Frame 1 (no input): blank canvas, image omitted
Frame 60 (no input): blank canvas, image omitted
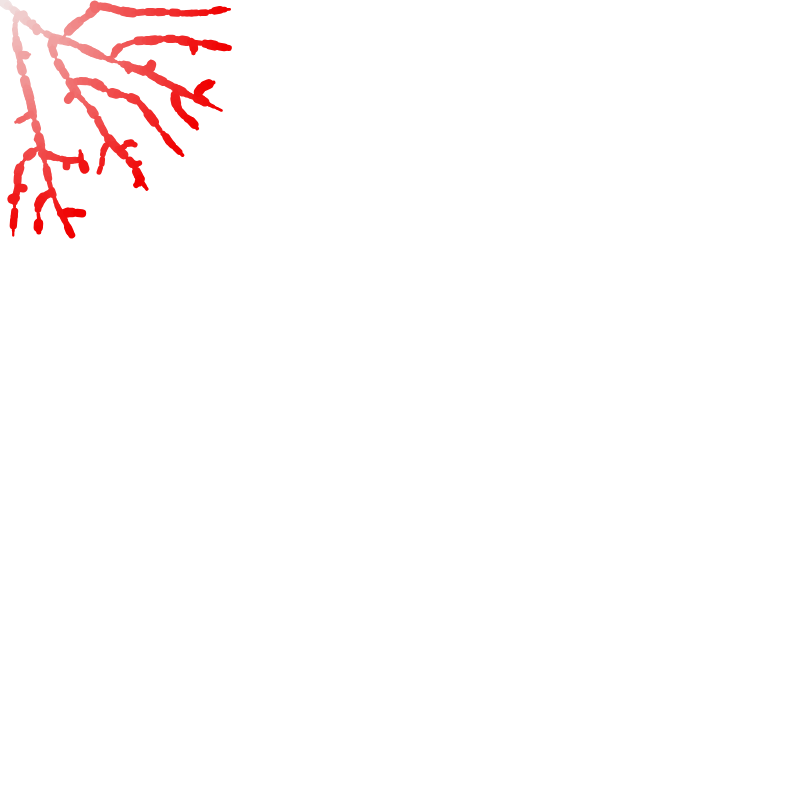
Frame 120 (the mouse pressed at the canvas centre since frame 60)

The p5.js sketch whose frames 1 and 60 were blank and that drew this single picture after the mouse press (run headless with seeded random() and noise() and a simulated clock; from frame 60 on, the mouse is pressed at the canvas centre):

// p5.js sketch
// ── sketch.js

var tree;
var max_dist = 100;
var min_dist = 10;

function setup() {
  createCanvas(800, 800);
  tree = new Tree();
}

function draw() {
  background(255);
  // tree.show();
  // tree.grow();
    tree.show(); 
if (mouseIsPressed){
  tree.grow();
}
}


// ── Branch.js

function Branch(parent, pos, dir) {
  this.pos = pos;
  this.parent = parent;
  this.dir = dir;
  this.origDir = this.dir.copy();
  this.count = 0;
  this.len = 5;
  this.g = 0;
  this.b = 0; 

  this.reset = function() {
    this.dir = this.origDir.copy();
    this.count = 0;
  }


  this.next = function() {
    var nextDir = p5.Vector.mult(this.dir, this.len);
    var nextPos = p5.Vector.add(this.pos, nextDir);
    var nextBranch = new Branch(this, nextPos, this.dir.copy());
    return nextBranch;
  }

  this.show = function() {
    if (parent !== null) {
      //stroke(random(255),random(255),random(255));
       stroke(240, this.g, this.b);
    this.g+=4;
    if (this.g > 255) {
      this.g = 0;
    }
    this.b +=4;
    if (this.b > 255) {
      this.b = 0;
    }
      strokeWeight(random(2,10));
      line(this.pos.x, this.pos.y, this.parent.pos.x, this.parent.pos.y);
    }

  }
}
// ── Leaf.js

function Leaf() {
  this.pos = createVector(random(width), random(height - 100));
  this.reached = false;

  this.show = function() {
    noFill();
    //fill(255);
    noStroke();
    ellipse(this.pos.x, this.pos.y, 4, 4);
  }

}
// ── Tree.js
function Tree() {
  this.leaves = [];
  this.branches = [];

  for (var i = 0; i < 1500; i++) {
    this.leaves.push(new Leaf());
  }
  var pos = createVector(mouseX, mouseY);
  var dir = createVector(0, -1);
  var root = new Branch(null, pos, dir);
  this.branches.push(root);
  var current = root;
  var found = false;
  while (!found) {
    for (var i = 0; i < this.leaves.length; i++) {
      var d = p5.Vector.dist(current.pos, this.leaves[i].pos);
      if (d < max_dist) {
        found = true;
      }
    }
    if (!found) {
      var branch = current.next();
      current = branch;
      this.branches.push(current);
    }
  }

  this.grow = function() {
    for (var i = 0; i < this.leaves.length; i++) {
      var leaf = this.leaves[i];
      var closestBranch = null;
      var record = 100000;
      for (var j = 0; j < this.branches.length; j++) {
        var branch = this.branches[j];
        var d = p5.Vector.dist(leaf.pos, branch.pos);
        if (d < min_dist) {
          leaf.reached = true;
          closestBranch = null;
          break;
        } else if (d > max_dist) {

        } else if (closestBranch == null || d < record) {
          closestBranch = branch;
          record = d;
        }
      }

      if (closestBranch != null) {
        var newDir = p5.Vector.sub(leaf.pos, closestBranch.pos);
        newDir.normalize();
        closestBranch.dir.add(newDir);
        closestBranch.count++;
      }
    }

    for (var i = this.leaves.length - 1; i >= 0; i--) {
      if (this.leaves[i].reached) {
        this.leaves.splice(i, 1);
      }
    }

    for (var i = this.branches.length - 1; i >= 0; i--) {
      var branch = this.branches[i];
      if (branch.count > 0) {
        branch.dir.div(branch.count + 1);
        this.branches.push(branch.next());
      }
      branch.reset();
    }
  }





  this.show = function() {
    for (var i = 0; i < this.leaves.length; i++) {
      this.leaves[i].show();
    }

    for (var i = 0; i < this.branches.length; i++) {
      this.branches[i].show();
    }

  }

}
